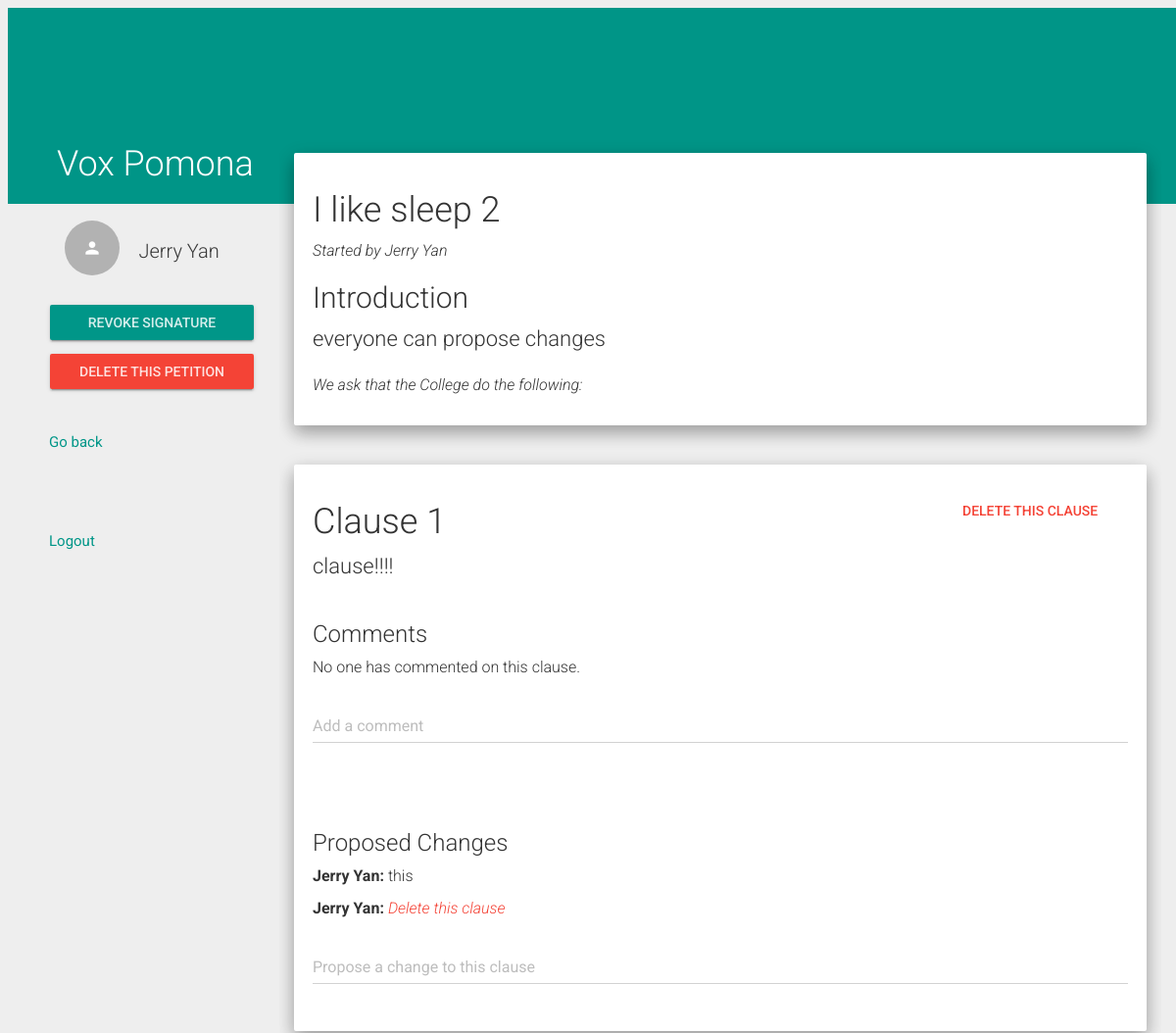
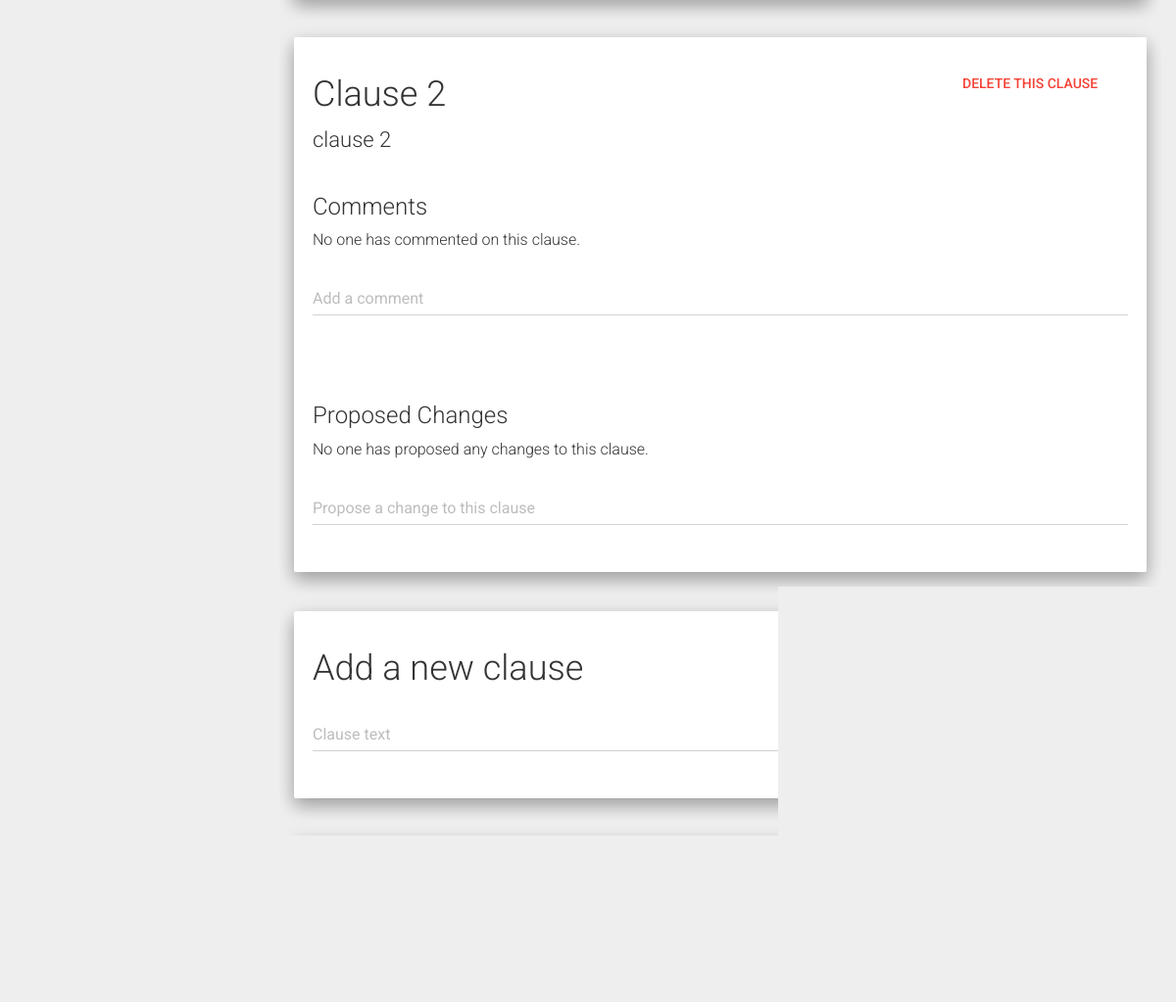
/view_petition/3/ (signed in), run on the app's committed database (2 pictures, top to bottom).
### VoxPomona/models.py (models this page shows, shortened)
class UserInfo(models.Model):
    email = models.EmailField(max_length = 100, unique = True)
    name = models.CharField(max_length = 100)
    USER_TYPE = (('STU','Student'), ('STA','Staff'),('FAC','Faculty'))
    user_type = models.CharField(max_length = 3, choices = USER_TYPE, default = 'STU')
    user = models.OneToOneField(settings.AUTH_USER_MODEL, related_name = "UserInfo", on_delete = models.CASCADE)
    def __str__(self):
        return (self.email)

class Petition(models.Model):
    userID = models.ForeignKey(UserInfo, to_field = 'email', on_delete = models.CASCADE)
    petitionID = models.AutoField(primary_key = True)
    ACADEMICS = 'AC'
    ADMINISTRATIVE_ACTION = 'AA'
    CAMPUS_FACILITIES = 'CF'
    COLLEGE_POLICY = 'CP'
    DINING_HALLS = 'DH'
    EXTRACURRICULAR_ACTIVITIES = 'EA'
    RESIDENCE_HALLS = 'RH'
    OTHER = 'OT'
    PETITION_CATEGORY_CHOICES = (
        (ACADEMICS,'Academics'),
        (ADMINISTRATIVE_ACTION, 'Administrative Action'),
        (CAMPUS_FACILITIES, 'Campus Facilities'),
        (COLLEGE_POLICY, 'Campus Policy'),
        (DINING_HALLS, 'Dining Halls'),
        (EXTRACURRICULAR_ACTIVITIES, 'Extracurricular Activities'),
        (RESIDENCE_HALLS, 'Residence Halls'),
        (OTHER,'Other'),
        )
    category = models.CharField(
        max_length = 2,
        choices = PETITION_CATEGORY_CHOICES,
        blank = True
        )
    open_time = models.DateField()
    close_time = models.DateField()
    threshold = 10
    title = models.CharField(max_length = 50)
    summary = models.CharField(max_length = 1000)
    PERM_CHOICES = (('1','view'),('2','view, sign'),('3','view, sign, comment'),
        ('4','view, sign, comment, propose changes'))
    stu_permission = models.CharField(max_length = 1, choices = PERM_CHOICES, default = 4)
    staff_permission = models.CharField(max_length = 1, choices = PERM_CHOICES, default = 4)
    faculty_permission = models.CharField(max_length = 1, choices = PERM_CHOICES, default = 4)
    finalized = models.BooleanField()
    def get_creator_name(self):
        creator = self.userID
        user = UserInfo.objects.get(email=creator)
        return user.name
    def get_signatures(self):
        return Sign.objects.filter(petitionID=self.petitionID)

class Clause(models.Model):
    clauseID = models.AutoField(primary_key=True)
    petitionID = models.ForeignKey(Petition, on_delete=models.CASCADE)
    index = models.IntegerField()
    content = models.CharField(max_length=500, default='New Clause')
    time = models.DateTimeField(auto_now_add=True) #what does the bool do?!
    def has_comments(self):
        if Comment.objects.filter(clauseID=self.clauseID):
            return True
        else:
            return False
    def has_changes(self):
        if Change.objects.filter(clauseID=self.clauseID):
            return True
        else:
            return False

class Change(models.Model):
    userID = models.ForeignKey(UserInfo, to_field = 'email', on_delete=models.CASCADE)
    clauseID = models.ForeignKey(Clause, to_field = 'clauseID', on_delete=models.CASCADE)
    changeID = models.AutoField(primary_key = True)
    content = models.CharField(max_length=500, default='New Change')
    decision = models.IntegerField() #limit this to 1, 2, 3
    def get_name(self):
        return UserInfo.objects.get(email=self.userID).name

### VoxPomona/views.py (the view, shortened to what this page needs)
# urls.py: url(r'^view_petition/([0-9]+)/$', views.view_petition_view, name='view_petition'),
@login_required
def view_petition_view(request,pid):
    user_info = request.user.UserInfo
    this_petition = Petition.objects.get(petitionID=pid)
    pet_clauses = Clause.objects.filter(petitionID=this_petition).order_by('index')
    user_type = request.user.UserInfo.user_type
    if user_type == 'STU':
        user_perm = this_petition.stu_permission
    elif user_type =='FAC':
        user_perm = this_petition.faculty_permission
    else:
        user_perm = this_petition.staff_permission
    sign_status = Sign.objects.filter(userID=user_info, petitionID=this_petition).exists()
    is_owner = this_petition.userID == user_info
    change_list = []
    comment_list = []
    for clause in pet_clauses:
        currCo = list(Comment.objects.filter(clauseID=clause.clauseID).order_by('time'))
        currCh = list(Change.objects.filter(clauseID=clause.clauseID))
        comment_list.extend(currCo)
        change_list.extend(currCh)
    if (request.GET.get('delete_btn')):
        Sign.objects.filter(petitionID=this_petition).delete()
        this_petition.delete()
        return redirect('/home')
    petDict = {
       'petition' : this_petition, \
       'clauses' : pet_clauses, \
       'user_perm' : int(user_perm), \
       'sign_status': sign_status, \
       'is_owner' : is_owner, \
       'comments' : comment_list, \
       'changes' : change_list
    }
    if is_owner:
        if request.method == 'POST':
            new_clause_form = NewClauseForm(request.POST)
            if new_clause_form.is_valid():
                clause = Clause()
                clause.petitionID = this_petition
                clause.index = Clause.objects.filter(petitionID=this_petition).count()
                clause.content = new_clause_form.cleaned_data.get('content')
                clause.time = datetime.datetime.now()
                clause.save()
                return redirect(this_petition.get_url())
            else:
                petDict['new_clause_form'] = new_clause_form
                return render(request,'view_petition.html',petDict)
        else:
            new_clause_form = NewClauseForm()
            petDict['new_clause_form'] = new_clause_form
            return render(request,'view_petition.html',petDict)
    return render(request,'view_petition.html',petDict)

### VoxPomona/forms.py
class NewClauseForm(forms.ModelForm):
    class Meta:
        model = Sign
        fields = ('userID','petitionID','time')
        model = Clause
        fields = ('content',)
    def __init__(self, *args, **kwargs):
        super(NewClauseForm, self).__init__(*args, **kwargs)
        self.fields['content'].widget.attrs.update({'class' : 'form-control'})
        self.fields['content'].label = 'Clause text'
        self.fields['content'].initial = ''
        self.fields['content'].help_text = 'Press Enter to save your new clause'

### VoxPomona/models.py (called while the page is built)
    def get_name(self):
        return UserInfo.objects.get(email=self.userID).name

### VoxPomona/templates/view_petition.html (shortened to what this page needs)
{% extends 'base.html' %}
{% load staticfiles %}
{% block content %}
<nav class="col-xs-3 menu">
  <div class="user_menu">
    <a href="/profile"><div class="list-group withripple">
      <div class="list-group-item">
        <div class="row-action-primary">
          <i class="material-icons">person</i>
        </div>
        <div class="row-content">
          <h4 class="list-group-item-heading ">{{ user.UserInfo.name }}</h4>
        </div>
      </div>
    </div></a>
    <div class="btn-group-vertical">
      {% if sign_status %}
        <form action="#" method="get">
          <input type="submit" class="btn btn-raised btn-primary" value="Revoke Signature" name="revoke_btn">
        </form>
      {% elif user_perm > 1 %}
        <form action="#" method="get">
          <input type="submit" class="btn btn-raised btn-primary" value="Sign This Petition" name="sign_btn">
        </form>
      {% endif %}
      {% if is_owner %}
        <form action="#" method="get">
          <input type="submit" class="btn btn-raised btn-danger" value="Delete This Petition" name="delete_btn">
        </form>
      {% endif %}
    </div>
  </div>
  <ul>
    <a href="/home"><li class="withripple" data-target="#about">Go back</li></a>
    <li></li>
    <a href="/logout/"><li class="withripple">Logout</li></a>
  </ul>
</nav>
<div class="pages col-xs-9">
	<div class ="well">
    <h1>{{ petition.title }}</h1>
    <p><em>Started by {{ petition.get_creator_name }}</em></p>
    <h2> Introduction </h2>
    <span class="pet_content">{{ petition.summary }}</span>
    <br /> <br />
    <p><em>We ask that the College do the following:</em></p>
  </div>
  <br />
  {% for cl in clauses %}
    <div class="well">
      {% if is_owner %}
        <form action="/delete_clause" method="POST" class="pull-right">
          <input type="submit" class="btn btn-danger" value="Delete This Clause">
        </form>
      {% endif %}
      <h1>Clause {{ forloop.counter }}</h1>
      <span class="pet_content">{{ cl.content }}</span>
      <br /> <br />
      <h3>Comments</h3>
      {% if cl.has_comments %}
        {% for c in comments %}
          {% if c.clauseID.clauseID == cl.clauseID %}
            <p><b>{{ c.get_name }}: </b>{{ c.content }}
            {% if c.userID.email == user.UserInfo.email %}
              <form action="/delete_comment" method="POST" class="pull-right">
                {% csrf_token %}
                <input type="hidden" name="comment_id" value="{{ c.commentID }}">
                <input type="hidden" name="petition_id" value="{{ petition.petitionID }}">
                <input type="submit" class="btn btn-danger btn-sm" value="Delete Your Comment">
              </form>
              <br />
            {% endif %}
            </p>
          {% endif %}
        {% endfor %}
      {% else %}
        <p>No one has commented on this clause.</p>
      {% endif %}
      {% if user_perm > 2 %}
        <form action="/add_comment" method="POST">
          <div class="form-group label-floating">
            <label class="control-label" for="focusedInput1">Add a comment</label>
            <input class="form-control" name="content" required="required">
          </div>
        </form>
      {% endif %}
      <br /> <br />
      <h3>Proposed Changes</h3>
      {% if cl.has_changes %}
        {% for c in changes %}
          {% if c.clauseID.clauseID == cl.clauseID %}
            <p><b>{{ c.get_name }}: </b>
            {% if c.content|length > 0 %}
              {{ c.content }}
            {% else %}
              <em><span class="text-danger">Delete this clause</span></em>
            {% endif %}
            </p>
          {% endif %}
        {% endfor %}
      {% else %}
        <p>No one has proposed any changes to this clause.</p>
      {% endif %}
      {% if user_perm > 3 %}
        <form action="/add_change" method="POST">
          <div class="form-group label-floating">
            <label class="control-label" for="focusedInput1">Propose a change to this clause</label>
            <input class="form-control" name="content">
          </div>
        </form>
      {% endif %}
    </div>
    <br />
  {% endfor %}
  {% if is_owner %}
    <div class="well">
      <h1>Add a new clause</h1>
      <form method="post">
        {% for field in new_clause_form %}
          <div class="form-group label-floating">
            {% if field.label %}
              <label class="control-label" for="focusedInput1">{{ field.label }}</label>
            {% endif %}
            {{ field }}
          </div>
        {% endfor %}
      </form>
    </div>
    <br />
  {% endif %}
  <div class ="well">
    <h1>Signatures</h1>
    {% for sig in petition.get_signatures %}
      <p>{{sig.get_name}}</p>
    {% endfor %}
  </div>
</div>
{% endblock %}

### VoxPomona/static/css/base.css (style rules this page uses)
* { box-sizing: border-box; }
.menu { overflow: auto; padding: 0; top: 225px; position: fixed; width: 22.5%; }
.menu, .menu * { -webkit-user-select: none; -moz-user-select: none; user-select: none; }
.menu ul { margin-left: 10px; padding: 0; }
.menu ul li { list-style: none; padding: 20px 0 20px 40px; font-size: 15px; font-weight: normal; cursor: pointer; }
.menu .user_menu { margin-left: 50px; }
.menu .user_menu input { width: 100%; }
.pages { position: absolute; top: 0; right: 15px; z-index: 4; padding: 15px; padding-top: 156px; overflow: auto; width: 75%; }
.pages > div { padding: 0 5px; padding-top: 128px; }
.pet_content { font-size: 22px; }

### data on the page
Petition: title "I like sleep 2", get_creator_name "Jerry Yan", summary "everyone can propose changes"
Clause: content "clause!!!!", shows "No one has commented on this clause."
Change: get_name "Jerry Yan", content "this"
Change: get_name "Jerry Yan", content "Delete this clause"
Clause: content "clause 2", shows "No one has commented on this clause.", shows "No one has proposed any changes to this clause."

### other printed values
{{ user.UserInfo.name }} "Jerry Yan"
{{ field.label }} "Clause text"
